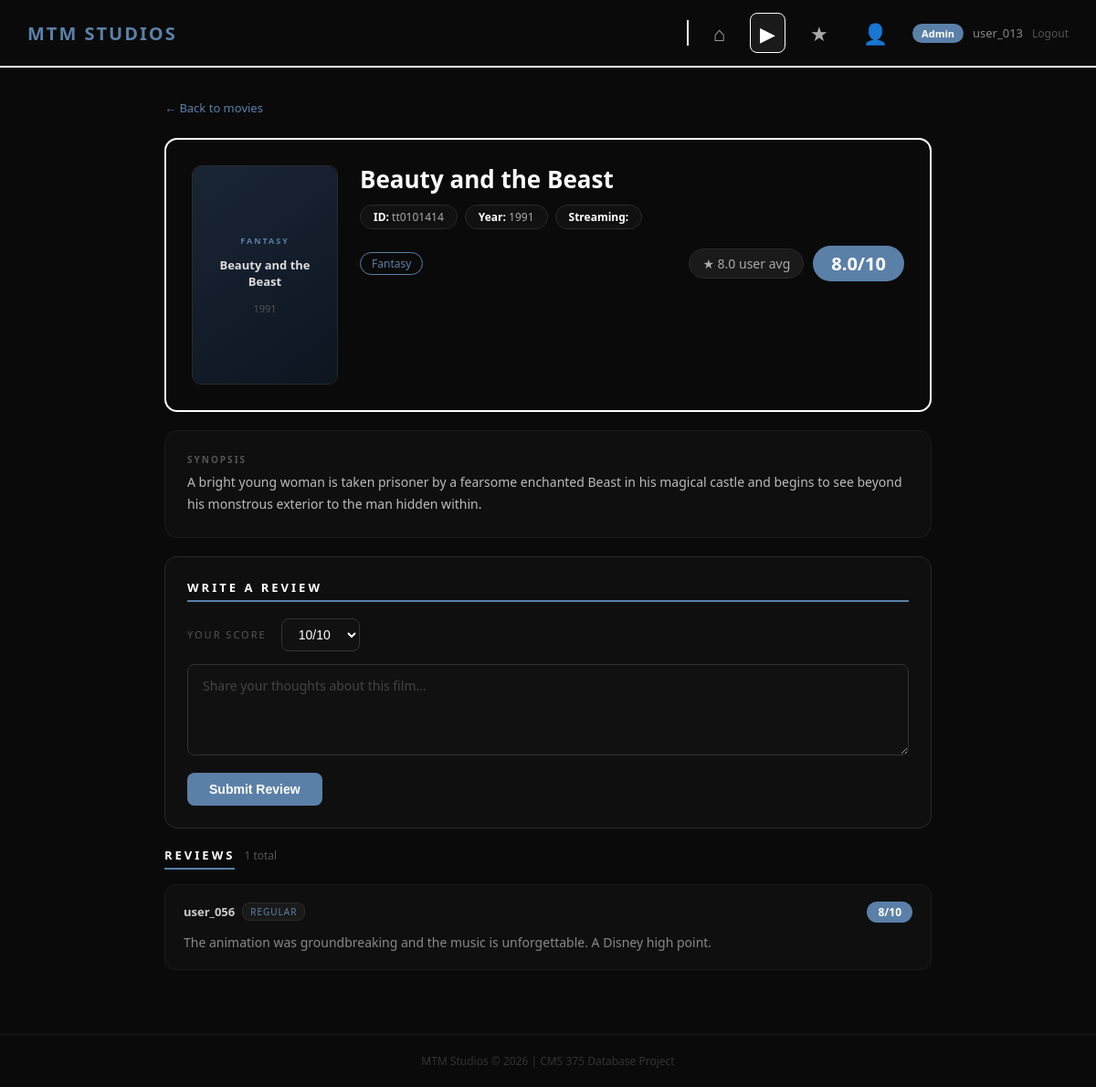
The page /movie.php?id=tt0101414 (signed in) on the database its author committed.
### tables this page shows
CREATE TABLE Movies (
    MovieID           VARCHAR(20)  PRIMARY KEY,
    ReleaseYear       INT,
    Title             VARCHAR(255),
    PosterURL         VARCHAR(255),
    PrimaryStreamingService VARCHAR(255),
    Genre             VARCHAR(100),
    Rating            DECIMAL(3,1),
    Description       VARCHAR(255)
);

CREATE TABLE Reviews (
    ReviewID VARCHAR(20) PRIMARY KEY,
    MovieID  VARCHAR(20),
    UserID   VARCHAR(20),
    Score    INT,
    Text     TEXT,
    FOREIGN KEY (MovieID) REFERENCES Movies(MovieID),
    FOREIGN KEY (UserID)  REFERENCES Users(UserID)
);

CREATE TABLE Users (
    UserID        VARCHAR(20)  PRIMARY KEY,
    FirstName     VARCHAR(50),
    LastName      VARCHAR(50),
    Email         VARCHAR(100),
    UserType      VARCHAR(20),
    FavoriteGenre VARCHAR(50),
    Password      VARCHAR(255)
);

### movie.php (the view, shortened to what this page needs)
<?php
include __DIR__ . '/db_connect.php';
include __DIR__ . '/poster_helper.php';
$is_guest = ($_SESSION['user_id'] === 'Guest');
$movie_id = mysqli_real_escape_string($conn, $_GET['id']);
$sql    = "SELECT * FROM Movies WHERE MovieID = '$movie_id'";
$result = mysqli_query($conn, $sql);
$movie = mysqli_fetch_assoc($result);
$user_already_reviewed = false;
if (!$is_guest) {
    $uid_esc = mysqli_real_escape_string($conn, $_SESSION['user_id']);
    $ck      = mysqli_query($conn, "SELECT ReviewID FROM Reviews WHERE UserID = '$uid_esc' AND MovieID = '$movie_id'");
    $user_already_reviewed = (mysqli_num_rows($ck) > 0);
}
$review_sql    = "SELECT Reviews.*, Users.UserID, Users.UserType
                  FROM Reviews
                  JOIN Users ON Reviews.UserID = Users.UserID
                  WHERE Reviews.MovieID = '$movie_id'
                  ORDER BY Reviews.Score DESC";
$review_result = mysqli_query($conn, $review_sql);
$review_count  = mysqli_num_rows($review_result);
$avg_q   = mysqli_query($conn, "SELECT AVG(Score) AS avg_score FROM Reviews WHERE MovieID = '$movie_id'");
$avg_row = mysqli_fetch_assoc($avg_q);
$avg_score = $avg_row['avg_score'] ? number_format($avg_row['avg_score'], 1) : null;
?>
<!DOCTYPE html>
<html lang="en">
<head>
</head>
<body>
<nav class="navbar">
    <a href="index.php" class="logo">MTM STUDIOS</a>
    <div class="nav-right">
        <div class="nav-divider"></div>
        <div class="nav-icons">
            <a href="index.php" title="Home">&#8962;</a>
            <a href="movies.php" class="active" title="Movies">&#9654;</a>
            <a href="reviews.php" title="Reviews">&#9733;</a>
            <a href="users.php" title="Users">&#128100;</a>
        </div>
        <div class="user-info">
            <span class="user-badge"><?php echo htmlspecialchars($_SESSION['user_type']); ?></span>
            <?php echo htmlspecialchars($_SESSION['user_id']); ?>
            <?php if ($is_guest): ?>
                <a href="register.php" class="create-acct-link">Create Account</a>
            <?php else: ?>
                <a href="logout.php" class="logout-link">Logout</a>
            <?php endif; ?>
        </div>
    </div>
</nav>
<div class="page-content">
    <a href="movies.php" class="back-link">&larr; Back to movies</a>
    <div class="movie-header">
        <div class="poster-column">
            <div class="poster-wrap">
                <?php echo renderPosterImg($movie, 'page'); ?>
            </div>
        </div>
        <div class="header-details">
            <h1><?php echo htmlspecialchars($movie['Title']); ?></h1>
            <div class="movie-meta">
                <div class="meta-pill"><span>ID:</span> <?php echo htmlspecialchars($movie['MovieID']); ?></div>
                <?php if ($movie['ReleaseYear']): ?>
                    <div class="meta-pill"><span>Year:</span> <?php echo $movie['ReleaseYear']; ?></div>
                <?php endif; ?>
                <div class="meta-pill"><span>Streaming:</span> <?php echo htmlspecialchars($movie['StreamingServices']); ?></div>
            </div>
            <div class="header-bottom">
                <div class="genre-tags">
                    <?php foreach (explode(", ", $movie['Genre']) as $g): ?>
                        <span class="genre-tag"><?php echo htmlspecialchars(trim($g)); ?></span>
                    <?php endforeach; ?>
                </div>
                <div class="score-wrap">
                    <?php if ($avg_score): ?>
                        <div class="user-score">&#9733; <?php echo $avg_score; ?> user avg</div>
                    <?php endif; ?>
                    <div class="big-score"><?php echo $movie['Rating']; ?>/10</div>
                </div>
            </div>
        </div>
    </div>
    <div class="movie-info">
        <?php if (!empty($movie['Description'])): ?>
        <div class="info-section">
            <div class="info-label">Synopsis</div>
            <div class="info-text"><?php echo htmlspecialchars($movie['Description']); ?></div>
        </div>
        <?php endif; ?>
    </div>
    <div class="review-form-box">
        <div class="review-form-title">Write a Review</div>
        <?php if ($is_guest): ?>
            <p class="guest-prompt">
                <a href="register.php">Create an account</a> or <a href="index.php">sign in</a> to write a review.
            </p>
        <?php elseif ($user_already_reviewed): ?>
            <p class="already-reviewed">You've already reviewed this movie. <span>Thanks for your feedback!</span></p>
        <?php else: ?>
            <form method="POST" action="movie.php?id=<?php echo urlencode($movie_id); ?>">
                <div class="score-row">
                    <label>Your Score</label>
                    <select name="score" class="score-select">
                        <?php for ($i = 10; $i >= 1; $i--): ?>
                            <option value="<?php echo $i; ?>"><?php echo $i; ?>/10</option>
                        <?php endfor; ?>
                    </select>
                </div>
                <textarea name="review_text" class="review-textarea"
                          placeholder="Share your thoughts about this film..."><?php echo isset($_POST['review_text']) ? htmlspecialchars($_POST['review_text']) : ''; ?></textarea>
                <button type="submit" name="submit_review" class="submit-btn">Submit Review</button>
            </form>
        <?php endif; ?>
    </div>
    <div class="reviews-header">
        <div class="reviews-title">Reviews</div>
        <div class="reviews-count"><?php echo $review_count; ?> total</div>
    </div>
    <?php if ($review_count > 0): ?>
        <?php while ($review = mysqli_fetch_assoc($review_result)): ?>
            <div class="review-card">
                <div class="review-top">
                    <div class="review-user">
                        <div class="user-id"><?php echo htmlspecialchars($review['UserID']); ?></div>
                        <div class="user-role"><?php echo htmlspecialchars($review['UserType']); ?></div>
                    </div>
                    <span class="review-score"><?php echo $review['Score']; ?>/10</span>
                </div>
                <div class="review-text"><?php echo htmlspecialchars($review['Text']); ?></div>
            </div>
        <?php endwhile; ?>
    <?php else: ?>
        <div class="no-reviews">No reviews yet. Be the first to review this film!</div>
    <?php endif; ?>
</div>
<div class="footer">MTM Studios &copy; 2026 | CMS 375 Database Project</div>
</body>
</html>

### poster_helper.php (shortened to what this page needs)
<?php
function getMoviePoster(array $movie): ?string
{
    $raw = trim($movie['PosterURL'] ?? '');
    if ($raw === '' || stripos($raw, 'poster') === 0) {
        return null;
    }
    return $raw;
}
function renderPosterImg(array $movie, string $context = 'card'): string
{
    $url   = getMoviePoster($movie);
    $title = htmlspecialchars($movie['Title'] ?? '');
    $year  = htmlspecialchars($movie['ReleaseYear'] ?? '');
    $genre = htmlspecialchars(explode(',', $movie['Genre'] ?? '')[0]);
    if ($context === 'page') {
        return '<div class="poster-fallback">'
             .   '<div class="poster-fallback-genre">' . $genre . '</div>'
             .   '<div class="poster-fallback-title">' . $title . '</div>'
             .   '<div class="poster-fallback-year">' . $year . '</div>'
             . '</div>';
    }
    return '<div class="card-poster-fallback">'
         .   '<div class="card-fallback-genre">' . $genre . '</div>'
         .   '<div class="card-fallback-title">' . $title . '</div>'
         . '</div>';
}

### rows shown on the page
movies: Genre "FANTASY", Title "Beauty and the Beast", ReleaseYear "1991", MovieID "tt0101414", Genre "Fantasy", Rating "8.0", Description "A bright young woman is taken prisoner by a fearsome enchanted Beast in his magical castle and begins to see beyond his monstrous exterior to the man hidden within."
reviews: UserID.UserID "user_056", UserID.UserType "REGULAR", Score "8", Text "The animation was groundbreaking and the music is unforgettable. A Disney high point."

### other values the page prints
$_SESSION['user_type'] "Admin"
$_SESSION['user_id'] "user_013"
$avg_score "8.0"
$review_count "1"
form field score "10/10"
